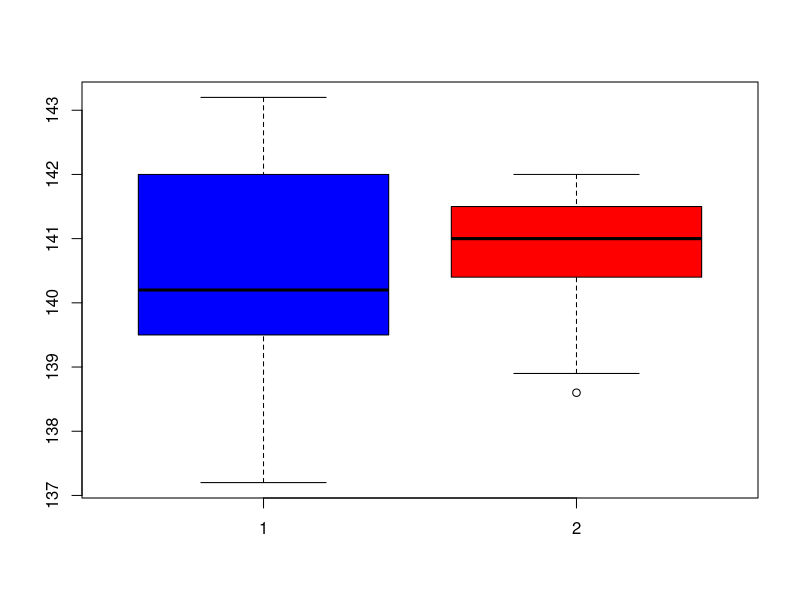
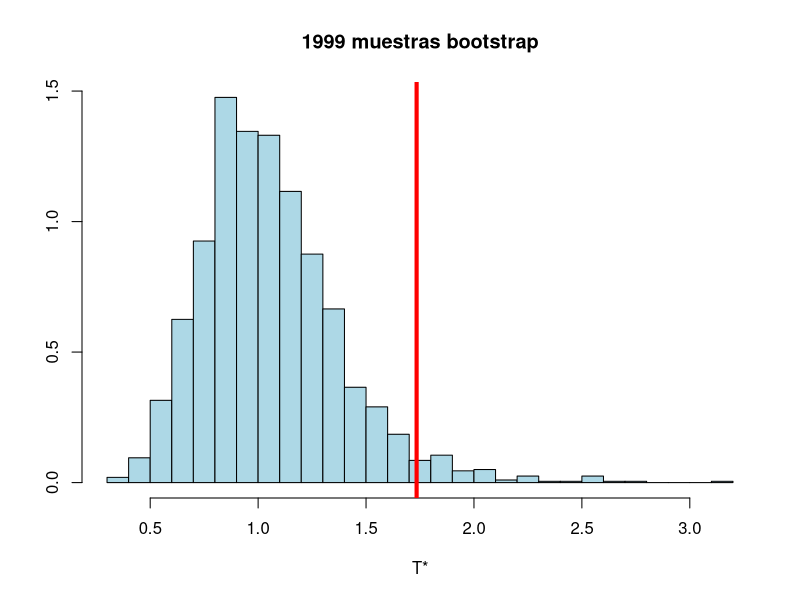
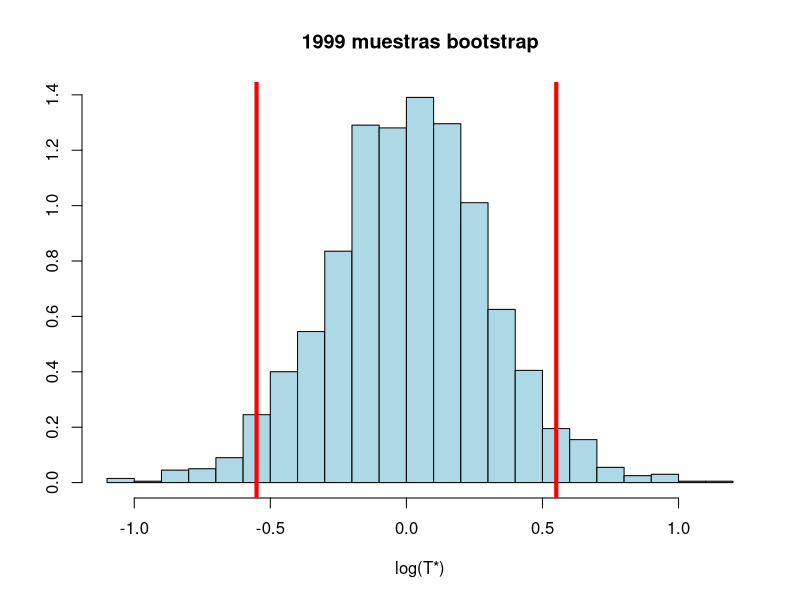
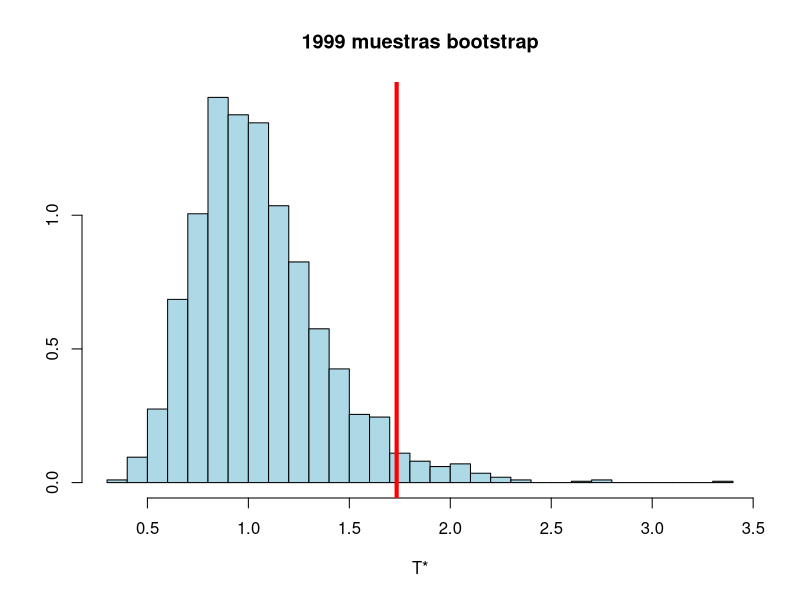
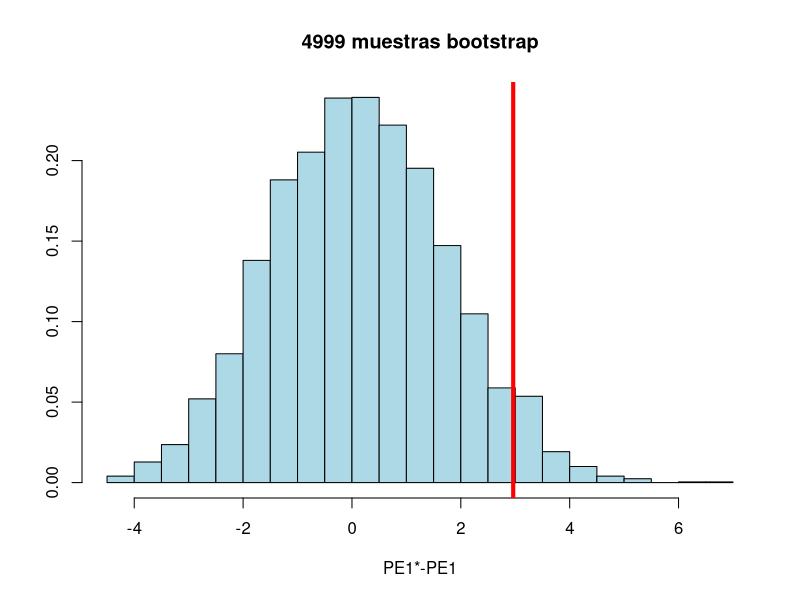

These figures' R source, in order: (Note: this script raises an error after producing the figures.)
## ---- chunk 1
knitr::opts_chunk$set(echo = TRUE)
## ---- chunk 2
x<-c(137.9, 143, 143.2, 140, 140.2, 139.3, 141.4, 140.1, 142, 137.2, 139.5, 142.7, 141.3)
y<-c(141.6, 138.9, 140, 141.9, 140.5, 138.6, 141.5, 141.5, 140.7, 141.5, 140.4, 142,141)
nx<-length(x)
ny<-length(y) 
boxplot(x,y,col=c("blue","red"))
## ---- chunk 3
xy<-c(x,y)
nxy<-length(xy)
## ---- chunk 4
B<-1999
set.seed(125)
T0<-sd(x)/sd(y)
T0
## ---- chunk 5
Tast<-numeric(B) 
for (b in 1:B)
  Tast[b]<-sd(sample(xy,nx,replace=TRUE))/sd(sample(xy,ny,replace=TRUE))

hist(Tast,br=30,col="lightblue",prob=TRUE, 
     main=paste(B,"muestras bootstrap"),
     xlab="T*",ylab="")
abline(v=T0, lwd=4,col="red")
## ---- chunk 6
cat("p valor bootstrap unilateral (>) = ",(sum(Tast>=T0)+1)/(B+1),"\n")
# Tast>=T0 Cuántas veces el estimador T asterisco es mayor que T0
## ---- chunk 7
#Para un contraste bilateral se puede trabajar con log(sd(x)/sd(y))
hist(log(Tast),br=30,col="lightblue",
     prob=TRUE, main=paste(B,"muestras bootstrap"),
     xlab="log(T*)",ylab="")
abline(v=log(T0), lwd=4,col="red")
cat("p valor bootstrap unilateral (>) = ",(sum(log(Tast)>=log(T0))+1)/(B+1),"\n")
abline(v=-log(T0), lwd=4,col="red")
## ---- chunk 8
cat("p valor bootstrap bilateral = ", 
    (sum(abs(log(Tast))>=abs(log(T0)))+1)/(B+1),"\n")
## ---- chunk 9
library(boot) 
cocboot=function(xy,indi,nx) {
  sd(xy[indi[1:nx]])/sd(xy[indi[-c(1:nx)]]) 
  }
resulboot=boot(xy,cocboot,nx=nx,R=1999) 
hist(resulboot$t,br=30,col="lightblue",prob=TRUE,
     main=paste(B,"muestras bootstrap"),
     xlab="T*",ylab="") 
abline(v=resulboot$t0, lwd=4,col="red")
## ---- chunk 10
cat("p valor bootstrap unilateral (>) = ",
    (sum(resulboot$t>=resulboot$t0)+1)/(B+1),"\n")
## ---- chunk 11
T0
## ---- chunk 12
resulboot$t0
## ---- chunk 13
summary(Tast)
## ---- chunk 14
summary(resulboot$t)
## ---- chunk 15
cat("p valor bootstrap bilateral = ", (sum(abs(log(resulboot$t))>=abs(log(resulboot$t0)))+1)/(B+1),"\n")
## ---- chunk 16
#Porcentaje de varianza explicada por la primera C.P. 
##?Puede aceptarse que es superior al 70%? 

##H0:PE1<=70; H1:PE1>70
set.seed(357)
data(iris) #?iris
## ---- chunk 17
ACP<- princomp(iris[,-5],cor=T)
summary(ACP)
## ---- chunk 18
ACP$loadings
## ---- chunk 19
varcp<- ACP$sdev^2 
sum(varcp)
## ---- chunk 20
PE1_0<- 100*varcp[1]/sum(varcp) 
dife0<- PE1_0-70
n<-nrow(iris)
indices<- 1:n
## ---- chunk 21
B<- 4999
difeBoot<- numeric(B)
for (i in 1:B)
  { if (i%%500==0) cat("Muestra bootstrap ",i,"\n")
  ACPBoot<- princomp(iris[sample(indices,rep=T),-5],cor=T) 
  varcpboot<- ACPBoot$sdev^2
  PE1Boot<- 100*varcpboot[1]/sum(varcpboot)
  difeBoot[i]<- PE1Boot-PE1_0 
  }
## ---- chunk 22
hist(difeBoot,br=30, # 30 intervalos
     col="lightblue",prob=TRUE, 
    main=paste(B,"muestras bootstrap"),
    xlab="PE1*-PE1",ylab="")
abline(v=dife0, lwd=4,col="red")
## ---- chunk 23
cat("p valor bootstrap unilateral (>) = ", 
     (sum(difeBoot>=dife0)+1)/(B+1),"\n")
## ---- chunk 24
#EJERCICIO: Con boot
library(boot) 
calculoPE1boot=function(datos,indi) {
  ACPBoot<- princomp(iris[indi,-5],cor=T) 
  varcpboot<- ACPBoot$sdv^2
  PE1<- 100*varcpboot[1]/sum(varcpboot)
  PE1 
  }
resulboot=boot(iris,calculoPE1boot,R=4999)
## ---- chunk 25
hist(resulboot$t-resulboot$t0, # hacemos la diferencia a la hora de representar
     br=30,col="lightblue",prob=TRUE, 
     main=paste(B,"muestras bootstrap (boot)"), xlab="PE1*-PE1",ylab="")
abline(v=resulboot$t0-70, lwd=4,col="red")
## ---- chunk 26
x<- c(0.01,0.48,0.71,0.95,1.19,0.01,0.48,1.44,0.71,1.96,0.01,1.44,1.96)
y<- c(127.6,124,110.8,103.9,101.5,130.01,122,92.3,113.1,83.7,128,91.4,86.2)
cor(x,y)
## ---- chunk 27
plot(x,y,xlab="HIERRO",ylab="CORROSION",main="") 
regrelin<- lm(y~x)
summary(regrelin)
abline(regrelin,col="red",lwd=2)
## ---- chunk 28
coefici<- coef(regrelin) 
print(T0<- coefici[2]/coefici[1])
## ---- chunk 29
alfa<-0.05
xydat<- data.frame(x,y)
library(boot)
#Para bootstrap de pares 
#
calcuT<-function(xydat,indi){
  regre<-lm(y~x,data=xydat[indi,])
  coefi<- regre$coefficients
  T<-coefi[2]/coefi[1]
  V<-vcov(regre) #cov(beta0,beta1)
  auxi<- (V[1,1]/(coefi[1]^2)) + (V[2,2]/(coefi[2]^2))- 
    2*V[1,2]/(coefi[1]*coefi[2])
  varT<- (T^2) * auxi #var(T), método delta para bootstrap stud (t) 
  c(T,varT)
}
Tbootpares<-boot(xydat,calcuT,1000) #Datos, estadístico, B
## ---- chunk 30
hist(Tbootpares$t[,1],br=30,main="Bootstrap de pares", col="red",xlab="T*")
## ---- chunk 31
boot.ci(Tbootpares, conf=1-alfa, type=c("norm","perc","stud","bca"), 
        var.t = Tbootpares$t[,2]) # a boot.ci le paso lo que me ha devuelto 
# la función boot
## ---- chunk 32
#Bootstrap de residuos
calcuTres<-function(xydat,indi)
  { xydat$y<- predict(regrelin)+residuals(regrelin)[indi]
  regre<-lm(y~x,data=xydat) 
  coefi<- regre$coefficients 
  T<-coefi[2]/coefi[1] 
  V<-vcov(regre)
  auxi<- (V[1,1]/(coefi[1]^2)) + (V[2,2]/(coefi[2]^2))-
    2*V[1,2]/(coefi[1]*coefi[2])
  varT<- (T^2) * auxi #var(T), m?todo delta para bootstrap stud (t) c(T,varT)
}
Tbootresi<-boot(xydat,calcuTres,1000)
## ---- chunk 33
hist(Tbootresi$t[,1],br=30,main="Bootstrap de residuos", col="red",xlab="T*")
## ---- chunk 34
boot.ci(Tbootresi, conf=1-alfa, type=c("norm","perc","stud","bca"), 
        var.t = Tbootresi$t[,2])
## ---- chunk 35
library(MASS)
data(cats)
summary(cats)
## ---- chunk 36
#?cats
colores<- c("red","blue")
plot(cats[,2:3],type="n",main="Datos Cats")
text(cats[,2:3],as.character(cats$Sex),
          col=colores[cats$Sex],cex=0.6)

grid()
## ---- chunk 37
cats.lda<-lda(Sex~.,cats)
cats.lda
## ---- chunk 38
table(cats$Sex,predict(cats.lda)$class)
# g_{lambda}(li)=predict(cats.lda)$class
## ---- chunk 39
erroremp<- mean(cats$Sex!=predict(cats.lda)$class)
# Número de unos / número total de observaciones
cat("Error empírico=",100*erroremp ,"% \n")
# Error empírico ó error de entrenamiento
## ---- chunk 40
#lda admite CV=TRUE que implementa n-VC (calcula el error esperado del modelo)
##o sea, Jackknife 
cats.ldaJ<-lda(Sex~.,cats,CV=TRUE)
str(cats.ldaJ)
## ---- chunk 41
table(cats$Sex,cats.ldaJ$class)
## ---- chunk 42
errorJ<- mean(cats$Sex!=cats.ldaJ$class)
cat("Error Jackknife=",100*errorJ ,"% \n")
## ---- chunk 43
#Cómo se generan muestras bootstrap de conjuntos #de datos. Por ejemplo 
datos=cats[c(1:5,140:144),]
datos
## ---- chunk 44
#Estimaciones Bootstrap:
########################
B<- 2000 # Construyo 2000 muestras bootstrap
errorboot<-numeric(B) 
errorOOB<- numeric(B) 
n<- nrow(cats) 
indin<- 1:n
for (b in 1:B)
{
if (b%%500==0) 
  cat("Muestra bootstrap número ",b,"\n") #Generar muestra bootstrap de los indices
indiB<- sample(indin,rep=T) # muestra de entrenamiento
# los datos que no esten en la muestra de entrenamiento serán los datost
#Obtener los ?ndices no incluidos en imuestrab 
indiOOB<-setdiff(indin,indiB) # La diferencias (los que no han salido)
  #Construir modelo lda sobre la muestra bootstrap
cats.lda.boot<-lda(Sex~.,cats[indiB,])
#Calcular tasa de error en la muestra original
errorboot[b]<- mean(cats$Sex!=predict(cats.lda.boot,cats)$class)  # error
#Obtener predicciones OOB
prediOOB<- predict(cats.lda.boot,cats[indiOOB,])$class # predicciones sobre las observaciones no elegidas
#Calcular la tasa de error OOB
errorOOB[b]<- mean(cats$Sex[indiOOB]!=prediOOB)
}
## ---- chunk 45
errorB<- mean(errorboot) #no recomendable
errorB
## ---- chunk 46
errorOOB<- mean(errorOOB) # media de todos los errores, ligera variante de Err_b^{1}
errorOOB
## ---- chunk 47
error632B<-0.368*erroremp+0.632*errorOOB # Estimación del error bootstrap
error632B
## ---- chunk 48
#Calcular cada elemento Lij #directamente:
matrizL<- matrix(NA,n,n)
  for (i in 1:n)
    for (j in 1:n)
      matrizL[i,j]<- (cats[i,]$Sex!=predict(cats.lda,cats[j,])$class)
print(Noinf<- mean(matrizL))
## ---- chunk 49
#O bien, en un problema de clasificación, #con error 0-1,
# Noinf se puede calcular #de forma más eficiente:
p1<- mean(cats$Sex=="M")
q1<- mean(predict(cats.lda)$class=="M") 
p1*(1-q1)+(1-p1)*q1
## ---- chunk 50
Noinf
## ---- chunk 51
erroremp
## ---- chunk 52
errorOOB=min(errorOOB,Noinf) 
errorOOB
## ---- chunk 53
#Cálculo de tsr y w
(tsr<- (errorOOB-erroremp)/(Noinf-erroremp))
## ---- chunk 54
(w<- 0.632/(1-0.368*tsr))
## ---- chunk 55
 #Posible redefinición de tsr
if ( (errorOOB<= erroremp) | (Noinf <=erroremp) ) # en alguno de estos casos sedará la correción
  tsr=0 
tsr
## ---- chunk 56
#(error632masB<-(1-w)*erroremp+w*errorOOB)
# #Definición general (la línea anterior no vale #si se redefinen tsr o errorOOB)
error632masB=error632B+
(errorOOB-erroremp)*(0.368*0.632*tsr)/(1-0.368*tsr) 
error632masB
## ---- chunk 57
op_ant = options(digits=4)
cat(" Error Empírico=\t",100*erroremp ,"% \n",
"Error Jackknife=\t",100*errorJ ,"% \n",
"Error OOB=\t\t", 100*errorOOB,"% \n",
"Error 0.632Boot=\t", 100*error632B,"% \n",
"Error 0.632+Boot=\t", 100*error632masB,"% \n")
## ---- chunk 58
options(op_ant)
## ---- chunk 59
#1. Leer los datos
datos<-read.table("datos/Renta.txt",header=T) 
dim(datos)
## ---- chunk 60
summary(datos)
## ---- chunk 61
modelo=lm(rentsqm~.,data=datos) 
#Calcular MSE y RMSE empírico 
error_emp=mean(residuals(modelo)^2) 
RMSE_emp=sqrt(error_emp)
## ---- chunk 62
#3.1. Jackknife
#Se pueden calcular con cv.lm
#o bien recorriendo los n modelos #cada uno se construye dejando fuera 
##el caso i, donde se aplica el 
###modelo para calcular prediJ[i] 
n=nrow(datos)
prediJ = numeric(n)
## ---- chunk 63
for(i in 1:n){
modelo.i = lm(rentsqm~.,data=datos[-i,]) 
prediJ[i]<-predict(modelo.i,datos[i,])
}
resi_J=datos$rentsqm - prediJ 
RMSE_J<-sqrt( mean(resi_J^2) )
## ---- chunk 64
#3.2. Bootstrap:
#Se pueden calcular los estimadores de ECM (MSE) 
# y al final visualizar su raíz cuadrada

B<-2000
errorboot<-numeric(B)
errorOOB<- numeric(B)
indin<-1:n

for(b in 1:B){
if (b%%500==0) cat("Muestra bootstrap número ",b,"\n")
#Generar muestra bootstrap de los índices
indiB<- sample(indin,rep=T)
#Obtener los índices no incluidos en imuestrab
indiOOB<-setdiff(indin,indiB)
#Construir modelo lda sobre la muestra bootstrap
modelo.boot<-lm(rentsqm~.,data=datos[indiB,])
#Calcular ECM en la muestra original
suppressWarnings({ errorboot[b]<- mean((datos$rentsqm[indiB]-predict(modelo.boot,datos))^2)})
 #Obtener predicciones OOB
suppressWarnings({ prediOOB<- predict(modelo.boot,datos[indiOOB,]) })
#Calcular ECM OOB
errorOOB[b]<- mean((datos$rentsqm[indiOOB]-prediOOB)^2)
}
## ---- chunk 65
errorB<- mean(errorboot)
errorOOB<- mean(errorOOB) 
error632B<-0.368*error_emp+0.632*errorOOB
## ---- chunk 66
#Calcular cada elemento L_ij
#Al no ser un problema de clasificación, #se debe calcular directamente: 
matrizL<- matrix(NA,n,n)
for (i in 1:n)
for (j in 1:n)
matrizL[i,j]<- (datos$rentsqm[i]-predict(modelo,datos[j,]))^2 #error cuad.
print(Noinf<- mean(matrizL))
## ---- chunk 67
#Redefinición de errorOOB 
##(por si hiciera falta) 
errorOOB #Noinf< error_emp ?
## ---- chunk 68
Noinf
## ---- chunk 69
errorOOB=min(errorOOB,Noinf) 
errorOOB
## ---- chunk 70
 #Cálculo de tsr y w
(tsr<- (errorOOB-error_emp)/(Noinf-error_emp))
## ---- chunk 71
(w<- 0.632/(1-0.368*tsr))
## ---- chunk 72
#Posible redefinición de tsr
if ( (errorOOB<= error_emp) | (Noinf <= error_emp) ) 
tsr=0 
tsr
## ---- chunk 73
#(error632masB<-(1-w)*erroremp+w*errorOOB) #Definición general (la línea anterior no vale #si se redefinen tsr o errorOOB) 

error632masB=error632B+
(errorOOB-error_emp)*(0.368*0.632*tsr)/(1-0.368*tsr)
error632masB
## ---- chunk 74
cat(" RMSE Empírico=\t",sqrt(RMSE_emp), "\n",
" RMSE Jackknife=\t", RMSE_J, "\n",
" RMSE OOB=\t\t", sqrt(errorOOB),"\n",
" RMSE 0.632Boot=\t", sqrt(error632B),"\n",
" RMSE 0.632+Boot=\t", sqrt(error632masB),"\n")
